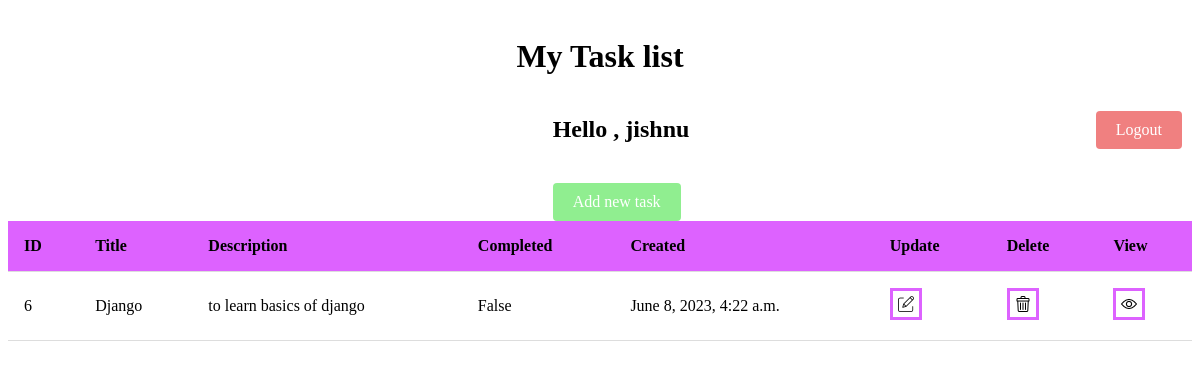
/Task/ (signed in), run on the app's committed database.
### todos/models.py (models this page shows, shortened)
class task(models.Model):
    user=models.ForeignKey(User,on_delete=models.CASCADE,null=True,blank=True)
    title=models.CharField(max_length=150,null=True,blank=True)
    description=models.TextField(default='')
    completed=models.BooleanField(default=False)
    created=models.DateTimeField(auto_now_add=True)

### todos/views.py (the view)
# urls.py: path('Task/',TaskList.as_view(),name='Task'),
class TaskList(LoginRequiredMixin, ListView):
    model = task
    context_object_name = 'Task'
    template_name = 'list.html'
    def get_context_data(self, **kwargs):
        context = super().get_context_data(**kwargs)
        context['Task'] = context['Task'].filter(user=self.request.user)
        context['count'] = context['Task'].filter(completed=False).count()
        return context

### templates/list.html (shortened to what this page needs)
{% load static %}
<!DOCTYPE html>
<html lang="en">
<head>
    <link rel="stylesheet" href="{% static 'list_style.css' %}">
</head>
<body>
    <h1>My Task list</h1>
    <div class="header-bar">
        <div class="inner-header">
            <h2>Hello , {{user.username}}</h2>
        </div>
        {% if request.user.is_authenticated %}
        <a href="{%  url 'logout' %}" class="buttons">Logout</a>
        {% else %}
        <a href="{%  url 'login' %}">Login</a>
        {% endif %}
    </div>
    <div class="task-items-wrapper">
        <a href="{% url 'task-create' %}" class="button">Add new task</a>
        <table>
            <th>ID</th>
            <th>Title</th>
            <th>Description</th>
            <th>Completed</th>
            <th>Created</th>
            <th>Update</th>
            <th>Delete</th>
            <th>View</th>
            {% for tasks in Task %}
            <tr>
                <td>{{ tasks.id }}</td>
                <td>{{ tasks.title }}</td>
                <td>{{ tasks.description }}</td>
                <td>{{ tasks.completed }}</td>
                <td>{{ tasks.created }}</td>
                <td><a href="{% url 'task-update' tasks.id %}" class="fit-image1"></a></td>
                <td><a href="{% url 'task-delete' tasks.id %}" class="fit-image2"></a></td>
                <td><a href="{% url 'task-details' tasks.id %}" class="fit-image3"></a></td>
            </tr>
            {% empty %}
            <h3>This List is Empty!!</h3>
            {% endfor %}
        </table>
    </div>
</body>
</html>

### static/list_style.css (style rules this page uses)
.task-items-wrapper { margin-top: 20px; }
.header-bar { display: flex; justify-content: space-between; align-items: center; margin-bottom: 20px; }
h1 { text-align: center; margin-top: 5px; padding-top: 30px; }
.header-bar .inner-header { padding-left: 46%; }
a { text-decoration: none; color: black; }
.button { display: inline-block; padding: 10px 20px; margin-left: 46%; background-color: lightgreen; color: white; text-decoration: none; border-radius: 4px; transition: background-color 0.3s ease; }
.buttons { display: inline-block; padding: 10px 20px; margin-right: 10px; background-color: lightcoral; color: white; text-decoration: none; border-radius: 4px; transition: background-color 0.3s ease; }
table { width: 100%; border-collapse: collapse; }
th, td { padding: 16px; text-align: left; border-bottom: 1px solid #ddd; }
th { background-color: #dd62ff; }
.fit-image1 { border: 3px solid #dd62ff; padding: 5px; content: url(edit.png); }
.fit-image2 { border: 3px solid #dd62ff; padding: 5px; content: url(trash.png); }
.fit-image3 { border: 3px solid #dd62ff; padding: 5px; content: url(view.png); }

### data on the page
task: id "6", title "Django", description "to learn basics of django", completed "False", created "June 8, 2023, 4:22 a.m."

### other printed values
{{ user.username }} "jishnu"
